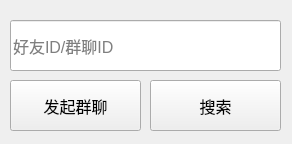
<?xml version="1.0" encoding="UTF-8"?>
<ui version="4.0">
 <class>Form</class>
 <widget class="QWidget" name="Form">
  <property name="geometry">
   <rect>
    <x>0</x>
    <y>0</y>
    <width>292</width>
    <height>144</height>
   </rect>
  </property>
  <property name="windowTitle">
   <string>Form</string>
  </property>
  <widget class="QLineEdit" name="idLineEdit">
   <property name="geometry">
    <rect>
     <x>10</x>
     <y>20</y>
     <width>271</width>
     <height>51</height>
    </rect>
   </property>
   <property name="font">
    <font>
     <pointsize>12</pointsize>
    </font>
   </property>
   <property name="text">
    <string/>
   </property>
   <property name="placeholderText">
    <string>好友ID/群聊ID</string>
   </property>
  </widget>
  <widget class="QPushButton" name="startGroupButton">
   <property name="geometry">
    <rect>
     <x>10</x>
     <y>80</y>
     <width>131</width>
     <height>51</height>
    </rect>
   </property>
   <property name="font">
    <font>
     <pointsize>12</pointsize>
    </font>
   </property>
   <property name="text">
    <string>发起群聊</string>
   </property>
  </widget>
  <widget class="QPushButton" name="searchButton">
   <property name="geometry">
    <rect>
     <x>150</x>
     <y>80</y>
     <width>131</width>
     <height>51</height>
    </rect>
   </property>
   <property name="font">
    <font>
     <pointsize>12</pointsize>
    </font>
   </property>
   <property name="text">
    <string>搜索</string>
   </property>
  </widget>
 </widget>
 <resources/>
 <connections/>
</ui>
